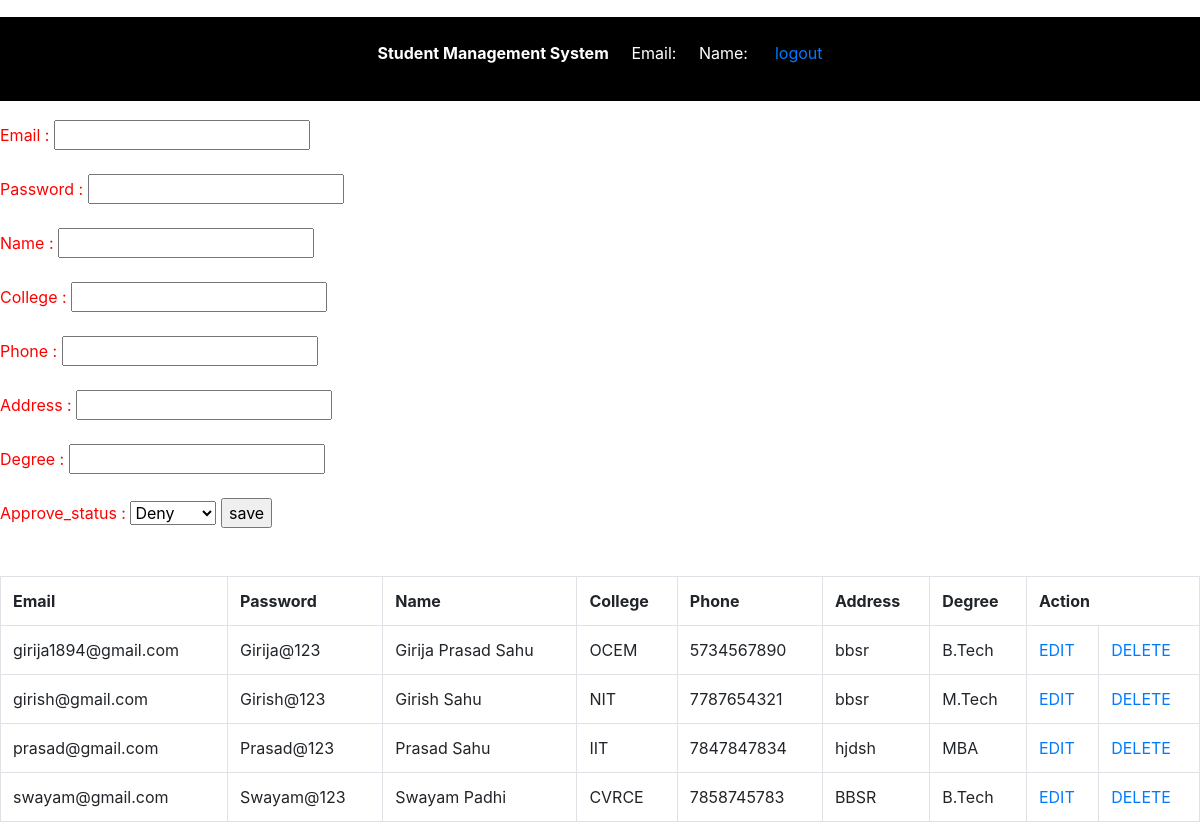
Page /sms/admin_dashboard.php on the committed database.
### tables this page shows
CREATE TABLE `student` (
  `id` int(11) NOT NULL,
  `email` varchar(255) NOT NULL,
  `password` varchar(255) NOT NULL,
  `name` varchar(255) NOT NULL,
  `college` varchar(255) NOT NULL,
  `phone` varchar(255) NOT NULL,
  `address` varchar(255) NOT NULL,
  `degree` varchar(255) NOT NULL,
  `approve_satus` int(11) NOT NULL DEFAULT 0
);

### sms/admin_dashboard.php (the view, shortened to what this page needs)
<?php
        include 'conn.php';
?>
<?php
     $email="";
     $password="";
     $name="";
     $college="";
     $phone="";
     $address="";
     $degree="";
     $approve_status="";
     $edit_state=false;
        ?>
<!DOCTYPE html>
<html lang="en">
<head>
    <link rel="stylesheet" href="https://maxcdn.bootstrapcdn.com/bootstrap/4.5.2/css/bootstrap.min.css">
</head>
<body>
    <div id="header">
        <center><strong><br>Student Management System &nbsp;&nbsp;&nbsp;&nbsp;&nbsp;</strong>Email:<?php echo $_SESSION['email']; ?>&nbsp;&nbsp;&nbsp;&nbsp;&nbsp;Name:<?php echo $_SESSION['name']; ?>
        &nbsp;&nbsp;&nbsp;&nbsp;&nbsp;<a href="logout.php">logout</a>
        </center>
    </div>
        <div id="right_side">
        <form method="post">
             Email : <input type="text" name="email" id="email" value="<?php echo $email; ?>"><br><br>
             Password  : <input type="text" name="password" id="password" value="<?php echo $password; ?>"><br><br>
             Name : <input type="text" name="name" id="name" value="<?php echo $name; ?>"><br><br>
             College  : <input type="text" name="college" id="college" value="<?php echo $college; ?>"><br><br>
             Phone : <input type="text" name="phone" id="phone" value="<?php echo $phone; ?>"><br><br>
             Address  : <input type="text" name="address" id="address" value="<?php echo $address; ?>"><br><br>
             Degree : <input type="text" name="degree" id="degree" value="<?php echo $degree; ?>"><br><br>
             Approve_status : <select  name="approve_satus" id="approve_satus">
                        <option value="0" <?php (($approve_status == 0)?'selected':'')?>>Deny</option>
                      </select>
       <?php if($edit_state==false): ?>
                <input type="submit" name="sub" value="save">
        <?php else: ?>
            <input type="submit" name="update" value="update">
       <?php endif ?>
    </form><br><br>
        <table  class="table table-bordered">
        <tr>
            <th>Email</th>
            <th>Password</th>
            <th>Name</th>
            <th>College</th>
            <th>Phone</th>
            <th>Address</th>
            <th>Degree</th>
            <th colspan="2">Action</th>
        </tr>
        <?php
          $result = mysqli_query($conn, "select * from student");
            while($row = mysqli_fetch_array($result)){  ?>
                    <tr>
                        <td><?php echo $row['email']; ?></td>
                        <td><?php echo $row['password']; ?></td>
                        <td><?php echo $row['name']; ?></td>
                        <td><?php echo $row['college']; ?></td>
                        <td><?php echo $row['phone']; ?></td>
                        <td><?php echo $row['address']; ?></td>
                        <td><?php echo $row['degree']; ?></td>
                        <td> <a href="admin_dashboard.php?edit=<?php echo $row['id']; ?>">EDIT</a>   </td>
                        <td> <a onclick="return delet()" href="admin_dashboard.php?del=<?php echo $row['id']; ?>">DELETE</a> </td>
                    </tr>
            <?php } ?>
    </table>
        </div>
</body>
</html>

### sms/admin_dashboard.php (style rules this page uses)
#header { height:10%; width:100%; top:2%; background-color:black; position:fixed; color:white; }
#right_side { width:100%; top:50%; color:red; margin-top:10%; }

### rows in the picture
student: email "girija1894@gmail.com", password "Girija@123", name "Girija Prasad Sahu", college "OCEM", phone "5734567890", address "bbsr", degree "B.Tech"
student: email "girish@gmail.com", password "Girish@123", name "Girish Sahu", college "NIT", phone "7787654321", address "bbsr", degree "M.Tech"
student: email "prasad@gmail.com", password "Prasad@123", name "Prasad Sahu", college "IIT", phone "7847847834", address "hjdsh", degree "MBA"
student: email "swayam@gmail.com", password "Swayam@123", name "Swayam Padhi", college "CVRCE", phone "7858745783", address "BBSR", degree "B.Tech"
